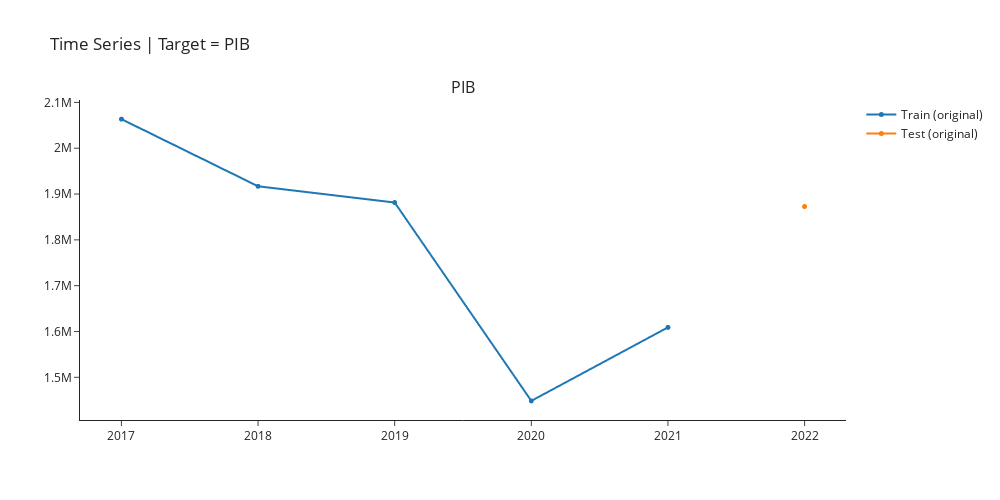

Notebook code for this chart:
### Markdown cell above
## Checking Train-Test Split

### Code cell
exp.plot_model(plot="train_test_split",fig_kwargs = {"height":500,"width":1000,"template": "simple_white","hoverinfo":"none","big_data_threshold":10})

### Figure 1 — Plotly figure (JSON) as saved in the notebook; plotly's stock layout.template omitted (floating-point values rounded to 4 significant figures)
{"data": [{"hoverinfo": "none", "line": {"width": 2}, "marker": {"size": 5}, "mode": "lines+markers", "name": "Train (original)", "type": "scattergl", "x": [2017, 2018, 2019, 2020, 2021, 2022], "xaxis": "x", "y": [2064000.0, 1917000.0, 1881000.0, 1449000.0, 1609000.0, null], "yaxis": "y"}, {"hoverinfo": "none", "line": {"width": 2}, "marker": {"size": 5}, "mode": "lines+markers", "name": "Test (original)", "type": "scattergl", "x": [2017, 2018, 2019, 2020, 2021, 2022], "xaxis": "x", "y": [null, null, null, null, null, 1873000.0], "yaxis": "y"}], "layout": {"annotations": [{"font": {"size": 16}, "showarrow": false, "text": "PIB", "x": 0.5, "xanchor": "center", "xref": "paper", "y": 1, "yanchor": "bottom", "yref": "paper"}], "autosize": false, "height": 500, "showlegend": true, "title": {"text": "Time Series | Target = PIB"}, "width": 1000, "xaxis": {"anchor": "y", "domain": [0, 1]}, "yaxis": {"anchor": "x", "domain": [0, 1]}}}
